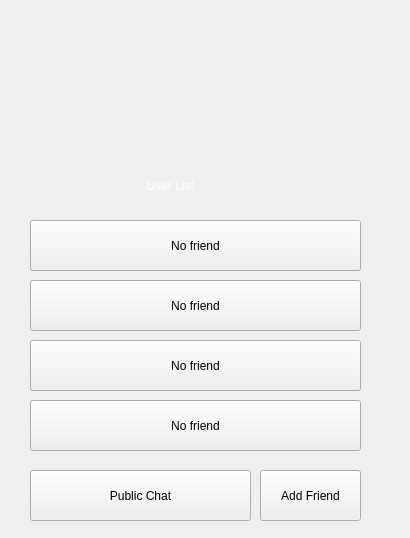
<?xml version="1.0" encoding="UTF-8"?>
<ui version="4.0">
 <class>SelectUserInterface</class>
 <widget class="QWidget" name="SelectUserInterface">
  <property name="geometry">
   <rect>
    <x>0</x>
    <y>0</y>
    <width>410</width>
    <height>538</height>
   </rect>
  </property>
  <property name="windowTitle">
   <string>Form</string>
  </property>
  <property name="styleSheet">
   <string notr="true"/>
  </property>
  <widget class="QLabel" name="userNameLabel">
   <property name="geometry">
    <rect>
     <x>140</x>
     <y>80</y>
     <width>81</width>
     <height>31</height>
    </rect>
   </property>
   <property name="styleSheet">
    <string notr="true">font: 12pt &quot;宋体&quot;;
color: rgb(255, 255, 255);</string>
   </property>
   <property name="text">
    <string/>
   </property>
  </widget>
  <widget class="QLabel" name="userSignLabel">
   <property name="geometry">
    <rect>
     <x>30</x>
     <y>120</y>
     <width>171</width>
     <height>31</height>
    </rect>
   </property>
   <property name="styleSheet">
    <string notr="true">font: 12pt &quot;宋体&quot;;
color: rgb(255, 255, 255);</string>
   </property>
   <property name="text">
    <string/>
   </property>
  </widget>
  <widget class="QLabel" name="headLabel">
   <property name="geometry">
    <rect>
     <x>30</x>
     <y>30</y>
     <width>91</width>
     <height>81</height>
    </rect>
   </property>
   <property name="styleSheet">
    <string notr="true"/>
   </property>
   <property name="text">
    <string/>
   </property>
  </widget>
  <widget class="QPushButton" name="user1">
   <property name="geometry">
    <rect>
     <x>30</x>
     <y>220</y>
     <width>331</width>
     <height>51</height>
    </rect>
   </property>
   <property name="styleSheet">
    <string notr="true"/>
   </property>
   <property name="text">
    <string>No friend</string>
   </property>
  </widget>
  <widget class="QPushButton" name="user2">
   <property name="geometry">
    <rect>
     <x>30</x>
     <y>280</y>
     <width>331</width>
     <height>51</height>
    </rect>
   </property>
   <property name="text">
    <string>No friend</string>
   </property>
  </widget>
  <widget class="QPushButton" name="user3">
   <property name="geometry">
    <rect>
     <x>30</x>
     <y>340</y>
     <width>331</width>
     <height>51</height>
    </rect>
   </property>
   <property name="text">
    <string>No friend</string>
   </property>
  </widget>
  <widget class="QPushButton" name="user4">
   <property name="geometry">
    <rect>
     <x>30</x>
     <y>400</y>
     <width>331</width>
     <height>51</height>
    </rect>
   </property>
   <property name="text">
    <string>No friend</string>
   </property>
  </widget>
  <widget class="QPushButton" name="common_chat">
   <property name="geometry">
    <rect>
     <x>30</x>
     <y>470</y>
     <width>221</width>
     <height>51</height>
    </rect>
   </property>
   <property name="text">
    <string>Public Chat</string>
   </property>
  </widget>
  <widget class="QWidget" name="widget" native="true">
   <property name="geometry">
    <rect>
     <x>0</x>
     <y>0</y>
     <width>411</width>
     <height>541</height>
    </rect>
   </property>
   <property name="styleSheet">
    <string notr="true">background-image: url(:/image/Login_background.png);</string>
   </property>
   <widget class="QLabel" name="userLabel">
    <property name="geometry">
     <rect>
      <x>140</x>
      <y>170</y>
      <width>111</width>
      <height>31</height>
     </rect>
    </property>
    <property name="styleSheet">
     <string notr="true">color: rgb(255, 255, 255);
font: 12pt &quot;宋体&quot;;</string>
    </property>
    <property name="text">
     <string>  User List</string>
    </property>
   </widget>
  </widget>
  <widget class="QPushButton" name="add">
   <property name="geometry">
    <rect>
     <x>260</x>
     <y>470</y>
     <width>101</width>
     <height>51</height>
    </rect>
   </property>
   <property name="text">
    <string>Add Friend</string>
   </property>
  </widget>
  <zorder>widget</zorder>
  <zorder>userNameLabel</zorder>
  <zorder>userSignLabel</zorder>
  <zorder>headLabel</zorder>
  <zorder>user1</zorder>
  <zorder>user2</zorder>
  <zorder>user3</zorder>
  <zorder>user4</zorder>
  <zorder>common_chat</zorder>
  <zorder>add</zorder>
 </widget>
 <resources/>
 <connections/>
</ui>
